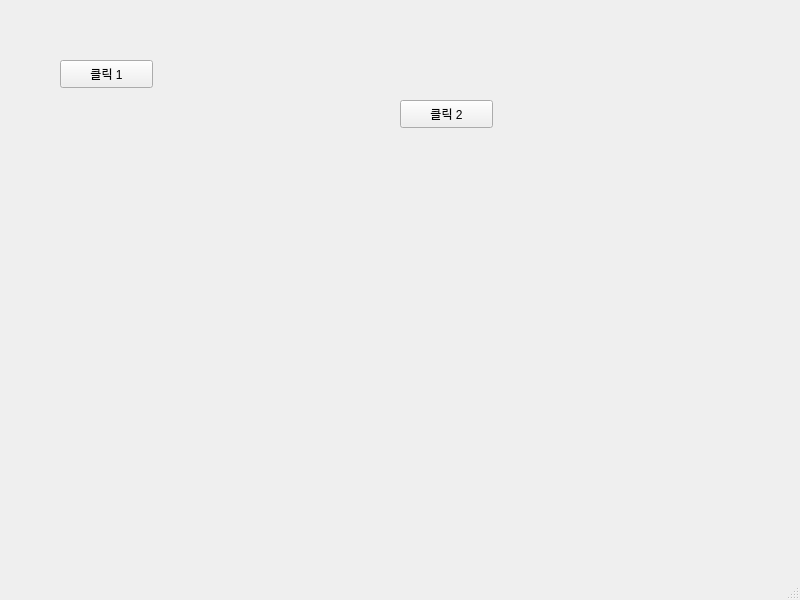
<?xml version="1.0" encoding="UTF-8"?>
<ui version="4.0">
 <class>MainWindow</class>
 <widget class="QMainWindow" name="MainWindow">
  <property name="geometry">
   <rect>
    <x>0</x>
    <y>0</y>
    <width>800</width>
    <height>600</height>
   </rect>
  </property>
  <property name="windowTitle">
   <string>MainWindow</string>
  </property>
  <widget class="QWidget" name="centralwidget">
   <widget class="QPushButton" name="pushButton_1">
    <property name="geometry">
     <rect>
      <x>60</x>
      <y>60</y>
      <width>93</width>
      <height>28</height>
     </rect>
    </property>
    <property name="text">
     <string>클릭 1</string>
    </property>
   </widget>
   <widget class="QPushButton" name="pushButton_2">
    <property name="geometry">
     <rect>
      <x>400</x>
      <y>100</y>
      <width>93</width>
      <height>28</height>
     </rect>
    </property>
    <property name="text">
     <string>클릭 2</string>
    </property>
   </widget>
  </widget>
  <widget class="QMenuBar" name="menubar">
   <property name="geometry">
    <rect>
     <x>0</x>
     <y>0</y>
     <width>800</width>
     <height>26</height>
    </rect>
   </property>
  </widget>
  <widget class="QStatusBar" name="statusbar"/>
 </widget>
 <resources/>
 <connections/>
</ui>
